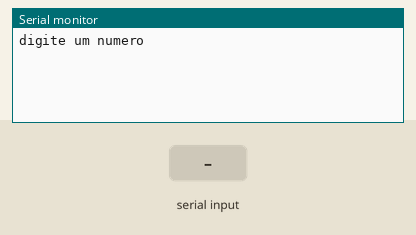
Simulated run of this sketch. Board: Arduino Uno, built with avr-gcc and run on an emulated ATmega328P. Shown: the last lines printed to the serial monitor. The test bench sets the inputs (shaded band).

Above: at 1.2 s.
1.3 s: "90,45\n" received over Serial
At 2.1 s:
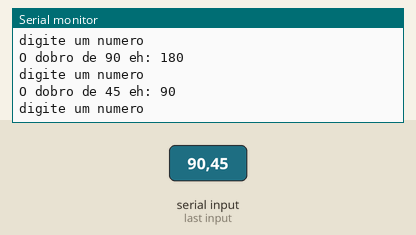
2.8 s: "30,150\n" received over Serial
At 5.0 s:
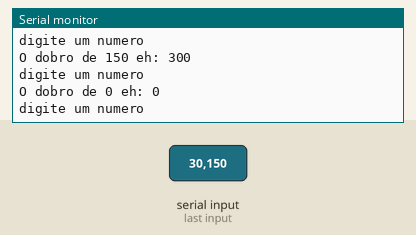
Timing chart, 0 to 6.5 s (numbered marks = the images above; inputs shaded):
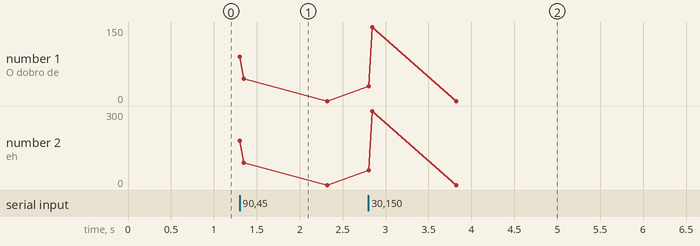

The sketch:

LOPAL_EX_03.ino
```cpp
//Faça um programa que receba um número
// e exiba o seu dobro

void setup()
{
 Serial.begin(9600);
}
 int Numero = 0;
 int NumeroDobro = 0;

void loop()
{
Serial.println("digite um numero");
while(! Serial.available() ){}
Numero = Serial.parseInt();
NumeroDobro = Numero * 2;
Serial.println("O dobro de " + String(Numero) + " eh: " + String(NumeroDobro) );
}
```

Measured:
- after the input at 1.3 s, the serial monitor: prints a new line at once (image 1)
- after the input at 2.8 s, the serial monitor: prints a new line at once (image 2)
